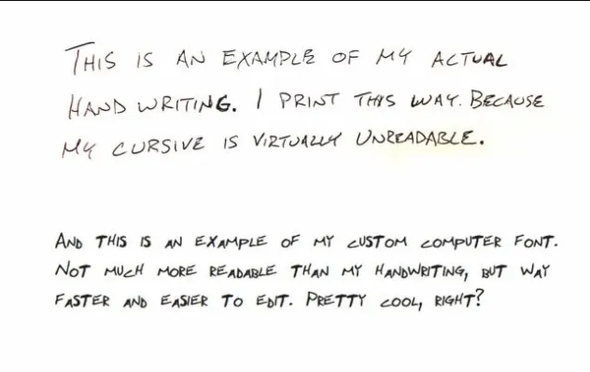
#> input picture lab6/test_image.png, 590 x 372 px
$ jupyter execute --allow-errors lab06.ipynb
#> lines starting #> are read from the running program, lines starting #| are printed output that depends on the picture; after the words box and inside, x2 and y2 are one past the last pixel; in counts of white or black regions, pixels touching at a corner belong together
Feature Extraction

[cell 1]
from pathlib import Path

import numpy as np
import pandas as pd
import matplotlib.pyplot as plt
from PIL import Image
import cv2

DATA_DIR = Path("data")
LETTERS_TRAIN = DATA_DIR / "emnist-letters-train.csv"
LETTERS_MAPPING = DATA_DIR / "emnist-letters-mapping.txt"


def load_emnist_letters(csv_path: Path):
    df = pd.read_csv(csv_path, header=None)
    labels = df.iloc[:, 0].to_numpy(dtype=np.int32)
    images = df.iloc[:, 1:].to_numpy(dtype=np.uint8).reshape(-1, 28, 28)
    return labels, images


def load_letters_mapping(map_path: Path):
    mapping = {}
    with open(map_path, "r", encoding="ascii") as f:
        for line in f:
            line = line.strip()
            if not line:
                continue
            parts = line.split()
            if len(parts) < 2:
                continue
            label = int(parts[0])
            ascii_code = int(parts[-1])
            mapping[label] = chr(ascii_code)
    return mapping


def fix_emnist_orientation(img_28x28):
    # EMNIST is rotated/flipped compared to MNIST
    return np.fliplr(np.rot90(img_28x28, -1))


def binarize(img_28x28, threshold=None):
    if threshold is None:
        threshold = float(img_28x28.mean())
    return (img_28x28 > threshold).astype(np.uint8)


def extract_feature(img_bin):
    row_sum = img_bin.sum(axis=1)
    col_sum = img_bin.sum(axis=0)
    feat = np.concatenate([row_sum, col_sum]).astype(np.float32)
    norm = np.linalg.norm(feat) + 1e-8
    return feat / norm


def remove_small_components(binary_img, min_area=30, connectivity=8):
    binary_mask = (binary_img > 0).astype(np.uint8)
    num_labels, labels, stats, _ = cv2.connectedComponentsWithStats(
        binary_mask, connectivity=connectivity
    )

    cleaned = np.zeros_like(binary_img, dtype=np.uint8)
    kept_count = 0

    for label in range(1, num_labels):
        area = stats[label, cv2.CC_STAT_AREA]
        if area >= min_area:
            cleaned[labels == label] = 255
            kept_count += 1

    return cleaned, kept_count


def preprocess_image(img_path, min_area=15, close_kernel_size=3, use_adaptive=False):
#> called with min_area = 12, close_kernel_size = 1, use_adaptive = False
    img = cv2.imread(str(img_path))
#> img is the input picture: shape (372, 590, 3); mean B, G, R 244.7, 245.4, 245.4
    if img is None:
        raise ValueError(f"Cannot read image: {img_path}")

    img_gray = cv2.cvtColor(img, cv2.COLOR_BGR2GRAY)
    img_smooth = cv2.GaussianBlur(img_gray, (3, 3), 0)
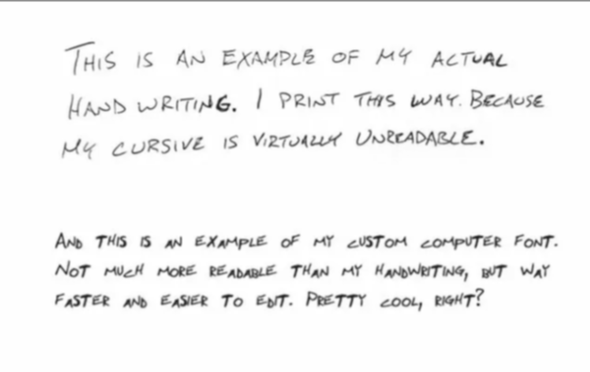
#> img_smooth: shape (372, 590); min 34, max 255, mean 245.5

    if use_adaptive:
        img_binary = cv2.adaptiveThreshold(
            img_smooth,
            255,
            cv2.ADAPTIVE_THRESH_GAUSSIAN_C,
            cv2.THRESH_BINARY,
            31,
            11,
        )
    else:
        _, img_binary = cv2.threshold(
            img_smooth,
            0,
            255,
            cv2.THRESH_BINARY + cv2.THRESH_OTSU,
        )
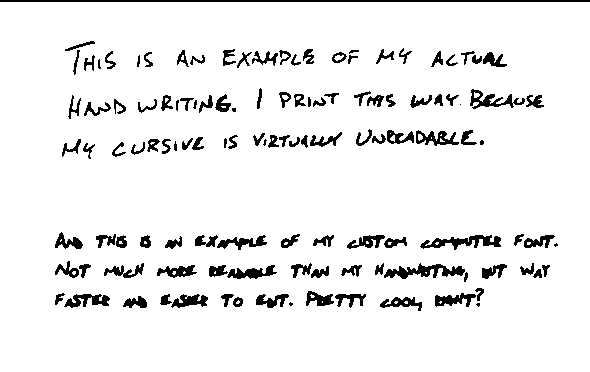
#> img_binary: shape (372, 590); 93.1% white; 122 black regions (7 under 20 px), largest, box (x1, y1, x2, y2) and area: (0, 0, 590, 2) 1180, (384, 263, 465, 279) 601, (420, 235, 501, 250) 550

    img_binary_inv = 255 - img_binary

    if close_kernel_size and close_kernel_size > 1:
        kernel = cv2.getStructuringElement(
            cv2.MORPH_RECT, (close_kernel_size, close_kernel_size)
        )
        img_closed = cv2.morphologyEx(img_binary_inv, cv2.MORPH_CLOSE, kernel, iterations=1)
    else:
        img_closed = img_binary_inv.copy()

    img_cleaned, kept_count = remove_small_components(
        img_closed, min_area=min_area, connectivity=8
    )
#> in remove_small_components, `num_labels, labels, stats, _ = cv2.connectedComponentsWithStats( binar..`:
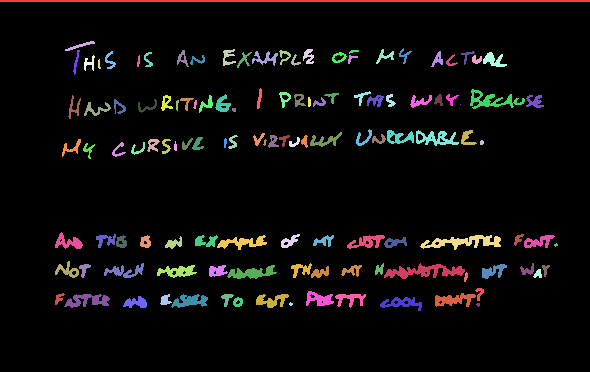
#> labels: shape (372, 590) int32; 123 distinct labels, from 0 to 122; one colour per label, 0 black
#> in remove_small_components, `num_labels, labels, stats, _ = cv2.connectedComponentsWithStats( binar..`: num_labels = 123; stats = 123 rows, first 6: [0, 2, 590, 370, 204252], [0, 0, 590, 2, 1180], [65, 41, 30, 10, 86], [223, 49, 13, 17, 110], [303, 49, 11, 15, 101], [376, 49, 18, 15, 94]
#> the loop in remove_small_components, `for label in range(1, num_labels):` made 122 passes
#> area on passes 1 to 12: 1180, 86, 110, 101, 94, 63, 60, 76, 82, 155, 70, 22
#> after the loop in remove_small_components, `for label in range(1, num_labels):`: kept_count = 118
#> kept_count = 118
#> `pre = preprocess_image( page_path, min_area=min_area, close_kernel_siz..`: pre = 5 items
#> `plt.show()`:
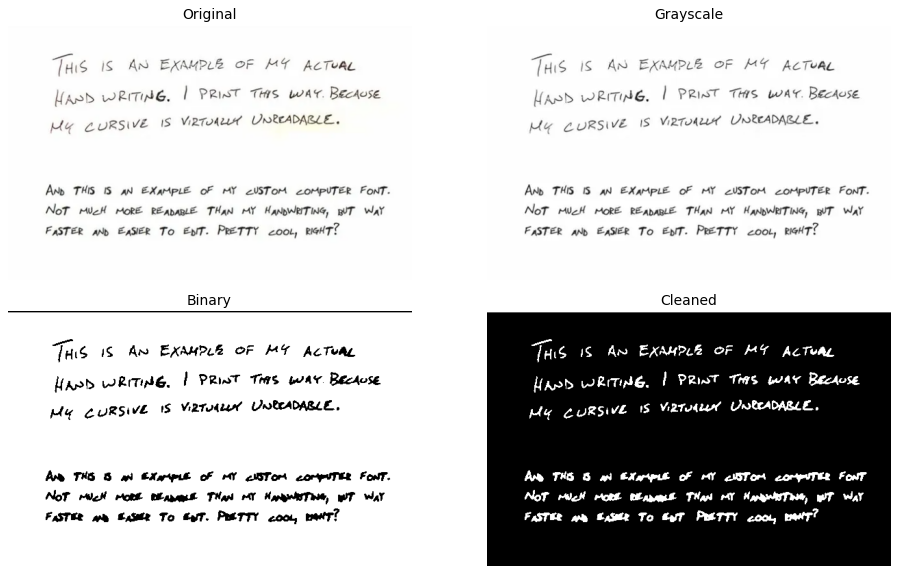
#> figure drawn by matplotlib, 4 panels

    return {
        "original": img,
        "gray": img_gray,
        "binary": img_binary,
        "cleaned": img_cleaned,
        "removed_small_components": kept_count,
    }

#> (a cell that did not finish here is left out)

#> (a cell that did not finish here is left out)

[cell 4]
from matplotlib.patches import Rectangle


def sort_boxes_reading_order(boxes):
    if not boxes:
        return []
    heights = [b[3] - b[1] + 1 for b in boxes]
    line_h = max(int(np.median(heights)), 1)
    return sorted(boxes, key=lambda b: (b[1] // line_h, b[0]))


def pad_to_square(img, pad=2, pad_value=0):
    h, w = img.shape
    size = max(h, w)
    out = np.full((size + 2 * pad, size + 2 * pad), pad_value, dtype=img.dtype)
    y = (size - h) // 2 + pad
    x = (size - w) // 2 + pad
    out[y : y + h, x : x + w] = img
    return out


def split_component_by_projection(
    comp,
    x0,
    y0,
    min_col_sum_ratio=0.05,
    valley_ratio=0.6,
    min_width=2,
):
    h, w = comp.shape
    col_sum = (comp > 0).sum(axis=0)
    if col_sum.max() == 0:
        return [(x0, y0, x0 + w - 1, y0 + h - 1)]

    smooth = np.convolve(col_sum, np.ones(3) / 3, mode="same")
    min_col_sum = max(int(h * min_col_sum_ratio), 1)
    valley = max(int(smooth.max() * valley_ratio), min_col_sum)
    active = smooth >= valley

    runs = []
    start = None
    for i, val in enumerate(active):
        if val and start is None:
            start = i
        elif not val and start is not None:
            runs.append((start, i - 1))
            start = None
    if start is not None:
        runs.append((start, w - 1))

    if len(runs) <= 1:
        return [(x0, y0, x0 + w - 1, y0 + h - 1)]

    boxes = []
    for cs, ce in runs:
        if ce - cs + 1 < min_width:
            continue
        sub = comp[:, cs : ce + 1]
        ys, xs = np.where(sub > 0)
        if ys.size == 0:
            continue
        yy0 = y0 + ys.min()
        yy1 = y0 + ys.max()
        xx0 = x0 + cs + xs.min()
        xx1 = x0 + cs + xs.max()
        boxes.append((xx0, yy0, xx1, yy1))

    if not boxes:
        return [(x0, y0, x0 + w - 1, y0 + h - 1)]

    return boxes


def segment_characters_by_projection(
    cleaned,
    min_area=15,
    open_kernel_size=1,
    erode_iter=1,
    erode_kernel=(1, 2),
    split_ratio=1.1,
    min_col_sum_ratio=0.05,
    valley_ratio=0.6,
    min_width=2,
):
#> called with min_area = 20, open_kernel_size = 1, erode_iter = 1, erode_kernel = (1, 2), split_ratio = 1.1, min_col_sum_ratio = 0.05, valley_ratio = 0.6, min_width = 2
    seg = cleaned.copy()
    if open_kernel_size and open_kernel_size > 1:
        kernel = cv2.getStructuringElement(
            cv2.MORPH_RECT, (open_kernel_size, open_kernel_size)
        )
        seg = cv2.morphologyEx(seg, cv2.MORPH_OPEN, kernel, iterations=1)

    if erode_iter and erode_iter > 0:
        kernel = cv2.getStructuringElement(cv2.MORPH_RECT, erode_kernel)
        seg = cv2.erode(seg, kernel, iterations=erode_iter)
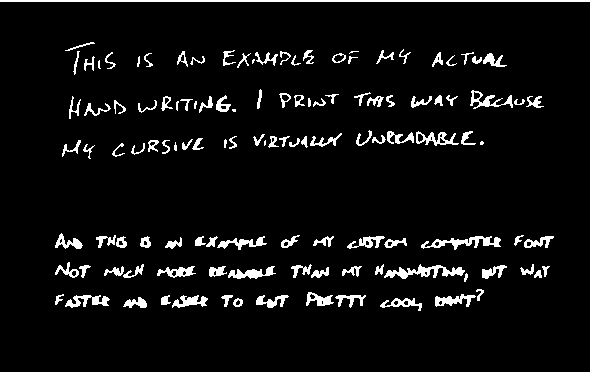
#> seg: shape (372, 590); 5.7% white; 122 white regions (7 under 20 px), largest, box (x1, y1, x2, y2) and area: (0, 0, 590, 2) 1180, (384, 264, 465, 279) 515, (421, 236, 501, 250) 455

    num_labels, labels_cc, stats, _ = cv2.connectedComponentsWithStats(
        (seg > 0).astype(np.uint8), connectivity=8
    )
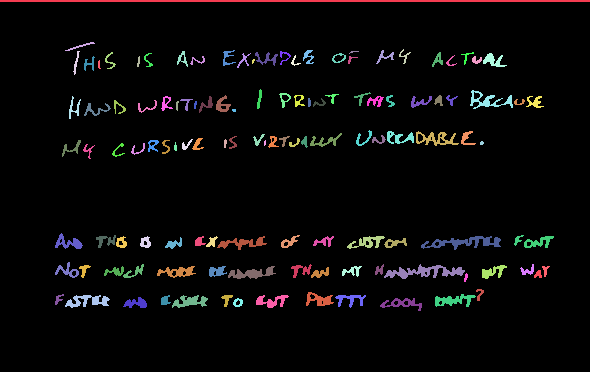
#> labels_cc: shape (372, 590) int32; 123 distinct labels, from 0 to 122; one colour per label, 0 black
#> num_labels = 123; stats = 123 rows, first 6: [0, 2, 590, 370, 206927], [0, 0, 590, 2, 1180], [65, 42, 30, 9, 56], [399, 49, 12, 15, 45], [73, 51, 7, 24, 53], [177, 51, 11, 16, 67]

    boxes = []
    for i in range(1, num_labels):
        x, y, w, h, area = stats[i]
        if area < min_area:
            continue
        if w >= split_ratio * h and w >= 10:
            comp = seg[y : y + h, x : x + w]
            boxes.extend(
                split_component_by_projection(
                    comp,
                    x,
                    y,
                    min_col_sum_ratio=min_col_sum_ratio,
                    valley_ratio=valley_ratio,
                    min_width=min_width,
                )
            )
        else:
            boxes.append((x, y, x + w - 1, y + h - 1))
#> this loop made 122 passes
#> (x, y, area) on passes 3, 4, 5, 6, 7, 8, 11, 12, 13, 16, 17, 19: (399, 49, 45), (73, 51, 53), (177, 51, 67), (223, 50, 79), (280, 51, 49), (303, 50, 76), (105, 52, 53), (144, 53, 42), (237, 53, 55), (432, 52, 72), (461, 52, 38), (291, 55, 31)
#> (x, y, area, valley in split_component_by_projection) on passes 1, 2, 10, 14, 18, 29: (0, 0, 1180, 1), (65, 42, 56, 1), (376, 50, 74, 4), (255, 52, 114, 5), (483, 53, 156, 7), (470, 90, 284, 8)
#> the loop `for (x0, y0, x1, y1) in boxes:` made 199 passes
#> `plt.show()`:
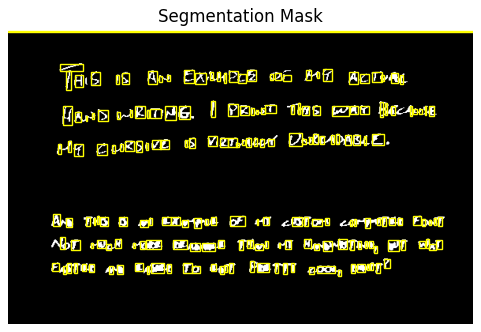
#> figure drawn by matplotlib, 1 panel

    return seg, sort_boxes_reading_order(boxes)


page_path = Path("test_image.png")  # change to your text image
min_area = 12
close_kernel_size = 1
use_adaptive = False

# Projection split params
min_area_cc = 20
open_kernel_size = 1
erode_iter = 1
erode_kernel = (1, 2)
split_ratio = 1.1
min_col_sum_ratio = 0.05
valley_ratio = 0.6
min_width = 2

show_boxes_on_seg = True

#> (the rest of this cell did not finish here and is left out)
